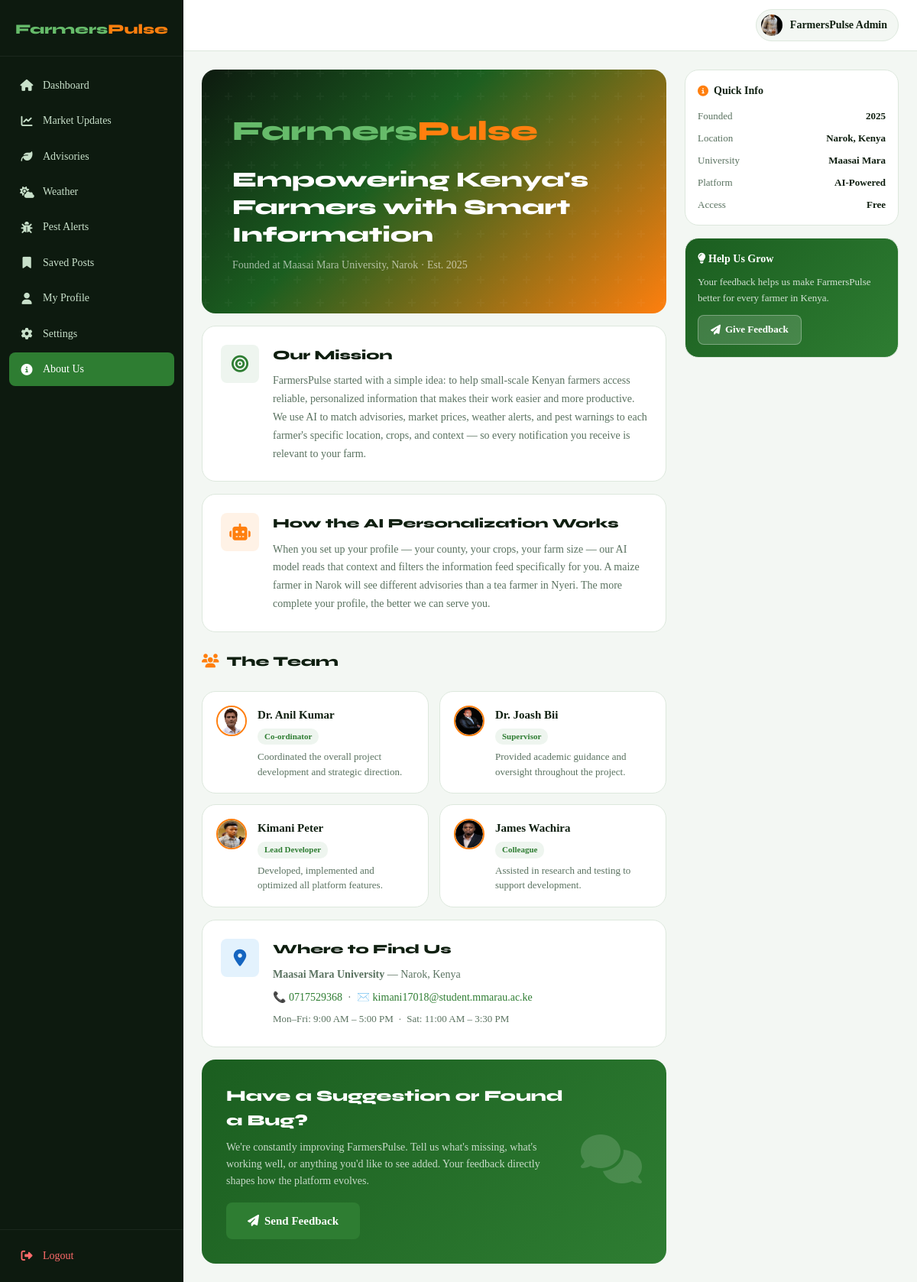
The page /about (signed in) on the database its author committed.
### tables this page shows
CREATE TABLE users (
        id INTEGER PRIMARY KEY AUTOINCREMENT,
        username TEXT UNIQUE NOT NULL,
        email TEXT UNIQUE NOT NULL,
        password TEXT NOT NULL,
        role TEXT DEFAULT 'farmer',
        full_name TEXT DEFAULT '',
        phone TEXT DEFAULT '',
        county TEXT DEFAULT '',
        crop_types TEXT DEFAULT '',
        farm_size TEXT DEFAULT '',
        bio TEXT DEFAULT '',
        profile_pic TEXT DEFAULT '',
        is_active INTEGER DEFAULT 1,
        is_banned INTEGER DEFAULT 0,
        ban_reason TEXT DEFAULT '',
        created_at TEXT DEFAULT (datetime('now')),
        last_login TEXT
    );

### app.py (the view)
@app.route("/about")
@login_required
def about():
    return render_template("about.html")

### app.py (called while the page is built)
def get_db():
    if not os.path.exists("database"):
        os.makedirs("database")
    conn = sqlite3.connect(DATABASE)
    conn.row_factory = sqlite3.Row
    conn.execute("PRAGMA foreign_keys = ON")
    return conn

def login_required(f):
    @wraps(f)
    def dec(*a,**k):
        if "user_id" not in session: return redirect(url_for("login"))
        return f(*a,**k)
    return dec

def current_user():
    if "user_id" not in session: return None
    conn=get_db(); u=conn.execute("SELECT * FROM users WHERE id=?",(session["user_id"],)).fetchone(); conn.close(); return u

@app.context_processor
def inject_globals():
    u=current_user(); unread=0; pending_ai=0; unread_feedback=0
    if u:
        conn=get_db()
        unread=conn.execute("SELECT COUNT(*) FROM notifications WHERE user_id=? AND is_read=0",(u["id"],)).fetchone()[0]
        if u["role"]=="admin":
            pending_ai=conn.execute("SELECT COUNT(*) FROM posts WHERE is_published=0 AND source='ai_model'").fetchone()[0]
            unread_feedback=conn.execute("SELECT COUNT(*) FROM feedback WHERE status='unread'").fetchone()[0]
        conn.close()
    return dict(current_user=u,unread_count=unread,pending_ai_count=pending_ai,unread_feedback=unread_feedback)

### templates/about.html (shortened to what this page needs)
{% extends "base.html" %}
{% block body_class %}farmer-body{% endblock %}
{% block content %}
<div class="fp-layout">
  <aside class="fp-sidebar" id="sidebar">
    <div class="sidebar-logo"><span class="logo-green">Farmers</span><span class="logo-orange">Pulse</span></div>
    <nav class="sidebar-nav">
      <a href="{{ url_for('dashboard') }}" class="nav-item"><i class="fas fa-home"></i><span>Dashboard</span></a>
      <a href="{{ url_for('dashboard', category='market') }}" class="nav-item"><i
          class="fas fa-chart-line"></i><span>Market Updates</span></a>
      <a href="{{ url_for('dashboard', category='advisory') }}" class="nav-item"><i
          class="fas fa-leaf"></i><span>Advisories</span></a>
      <a href="{{ url_for('dashboard', category='weather') }}" class="nav-item"><i
          class="fas fa-cloud-sun"></i><span>Weather</span></a>
      <a href="{{ url_for('dashboard', category='pest') }}" class="nav-item"><i class="fas fa-bug"></i><span>Pest
          Alerts</span></a>
      <a href="{{ url_for('saved_posts') }}" class="nav-item"><i class="fas fa-bookmark"></i><span>Saved
          Posts</span></a>
      <a href="{{ url_for('profile', user_id=current_user.id) }}" class="nav-item"><i class="fas fa-user"></i><span>My
          Profile</span></a>
      <a href="{{ url_for('edit_profile') }}" class="nav-item"><i class="fas fa-cog"></i><span>Settings</span></a>
      <a href="{{ url_for('about') }}" class="nav-item active"><i class="fas fa-circle-info"></i><span>About
          Us</span></a>
    </nav>
    <div class="sidebar-footer"><a href="{{ url_for('logout') }}" class="nav-item logout-item"><i
          class="fas fa-sign-out-alt"></i><span>Logout</span></a></div>
  </aside>
  <div class="fp-main">
    <header class="fp-topnav">
      <div class="topnav-right">
        <a href="{{ url_for('profile', user_id=current_user.id) }}" class="user-chip">
          {% if current_user['profile_pic'] %}<img
            src="{{ url_for('static', filename='uploads/' + current_user['profile_pic']) }}" alt="">{% else %}<div
            class="avatar-initials">{{ current_user['username'][0].upper() }}</div>{% endif %}
          <span>{{ current_user['full_name'] or current_user['username'] }}</span>
        </a>
      </div>
    </header>
    <div class="fp-content">
      <div class="feed-column">
        <div class="about-hero">
          <div class="about-hero-bg"></div>
          <div class="about-hero-content">
            <div class="about-logo"><span class="logo-green">Farmers</span><span class="logo-orange">Pulse</span></div>
            <h1>Empowering Kenya's Farmers with Smart Information</h1>
            <p>Founded at Maasai Mara University, Narok · Est. 2025</p>
          </div>
        </div>
        <div class="about-card">
          <div class="about-card-icon green"><i class="fas fa-bullseye"></i></div>
          <div>
            <h3>Our Mission</h3>
            <p>FarmersPulse started with a simple idea: to help small-scale Kenyan farmers access reliable, personalized
              information that makes their work easier and more productive. We use AI to match advisories, market
              prices, weather alerts, and pest warnings to each farmer's specific location, crops, and context — so
              every notification you receive is relevant to your farm.</p>
          </div>
        </div>
        <div class="about-card">
          <div class="about-card-icon orange"><i class="fas fa-robot"></i></div>
          <div>
            <h3>How the AI Personalization Works</h3>
            <p>When you set up your profile — your county, your crops, your farm size — our AI model reads that context
              and filters the information feed specifically for you. A maize farmer in Narok will see different
              advisories than a tea farmer in Nyeri. The more complete your profile, the better we can serve you.</p>
          </div>
        </div>
        <div class="about-section-title"><i class="fas fa-users"></i> The Team</div>
        <div class="team-grid">
          <div class="team-card">
            <div class="team-sm">
                <img src="/static/images/team/Dr_Anil_Kumar_mini.png" alt="FarmersPulse Logo">
              </div>
            <div class="team-info">
              <h4>Dr. Anil Kumar</h4>
              <span class="team-role">Co-ordinator</span>
              <p>Coordinated the overall project development and strategic direction.</p>
            </div>
          </div>
          <div class="team-card">
            <div class="team-sm">
                <img src="/static/images/team/Dr_Joash_Bii.png" alt="FarmersPulse Logo">
              </div>
            <div class="team-info">
              <h4>Dr. Joash Bii</h4>
              <span class="team-role">Supervisor</span>
              <p>Provided academic guidance and oversight throughout the project.</p>
            </div>
          </div>
          <div class="team-card">
            <div class="team-sm">
                <img src="/static/images/team/Kimani_Peter_mini.png" alt="FarmersPulse Logo">
              </div>
            <div class="team-info">
              <h4>Kimani Peter</h4>
              <span class="team-role">Lead Developer</span>
              <p>Developed, implemented and optimized all platform features.</p>
            </div>
          </div>
          <div class="team-card">
            <div class="team-sm">
                <img src="/static/images/team/James_Wachira.png" alt="FarmersPulse Logo">
              </div>
            <div class="team-info">
              <h4>James Wachira</h4>
              <span class="team-role">Colleague</span>
              <p>Assisted in research and testing to support development.</p>
            </div>
          </div>
        </div>
        <div class="about-card">
          <div class="about-card-icon blue"><i class="fas fa-map-marker-alt"></i></div>
          <div>
            <h3>Where to Find Us</h3>
            <p><strong>Maasai Mara University</strong> — Narok, Kenya</p>
            <p style="margin-top:6px;">📞 <a href="tel:0717529368" style="color:var(--green);">0717529368</a>
              &nbsp;·&nbsp; ✉️ <a href="mailto:kimani17018@student.mmarau.ac.ke"
                style="color:var(--green);">kimani17018@student.mmarau.ac.ke</a></p>
            <p style="margin-top:6px;font-size:13px;color:var(--text-muted);">Mon–Fri: 9:00 AM – 5:00 PM &nbsp;·&nbsp;
              Sat: 11:00 AM – 3:30 PM</p>
          </div>
        </div>
        <div class="feedback-cta">
          <div class="feedback-cta-content">
            <h3>Have a Suggestion or Found a Bug?</h3>
            <p>We're constantly improving FarmersPulse. Tell us what's missing, what's working well, or anything you'd
              like to see added. Your feedback directly shapes how the platform evolves.</p>
            <a href="{{ url_for('feedback') }}" class="btn-primary-sm"
              style="margin-top:16px;display:inline-flex;font-size:15px;padding:12px 28px;">
              <i class="fas fa-paper-plane"></i> Send Feedback
            </a>
          </div>
          <div class="feedback-cta-icon"><i class="fas fa-comments"></i></div>
        </div>
      </div>
      <aside class="right-panel">
        <div class="widget-card">
          <h4 class="widget-title"><i class="fas fa-circle-info"></i> Quick Info</h4>
          <div class="post-info-list">
            <div class="info-row"><span>Founded</span><strong>2025</strong></div>
            <div class="info-row"><span>Location</span><strong>Narok, Kenya</strong></div>
            <div class="info-row"><span>University</span><strong>Maasai Mara</strong></div>
            <div class="info-row"><span>Platform</span><strong>AI-Powered</strong></div>
            <div class="info-row"><span>Access</span><strong>Free</strong></div>
          </div>
        </div>
        <div class="widget-card" style="background:linear-gradient(135deg,var(--green-dark),var(--green));color:#fff;">
          <h4 style="font-size:14px;font-weight:700;margin-bottom:8px;color:#fff;"><i class="fas fa-lightbulb"></i> Help
            Us Grow</h4>
          <p style="font-size:13px;color:rgba(255,255,255,.8);line-height:1.6;margin-bottom:12px;">Your feedback helps
            us make FarmersPulse better for every farmer in Kenya.</p>
          <a href="{{ url_for('feedback') }}"
            style="display:inline-flex;align-items:center;gap:6px;background:rgba(255,255,255,.15);color:#fff;border:1px solid rgba(255,255,255,.3);border-radius:8px;padding:8px 16px;font-size:13px;font-weight:700;">
            <i class="fas fa-paper-plane"></i> Give Feedback
          </a>
        </div>
      </aside>
    </div>
  </div>
</div>
{% endblock %}

### rows shown on the page
users: profile_pic (picture), full_name "FarmersPulse Admin"
